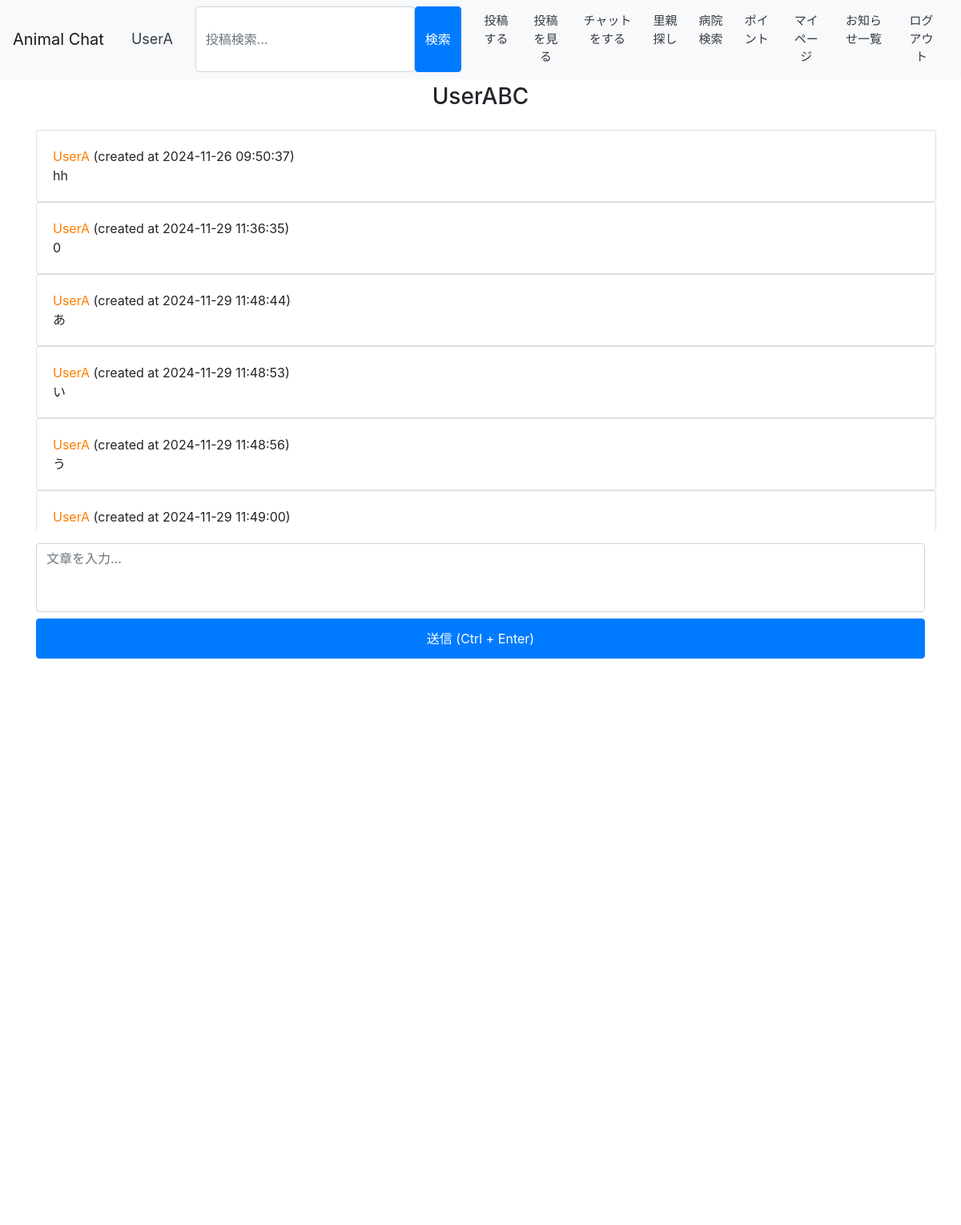
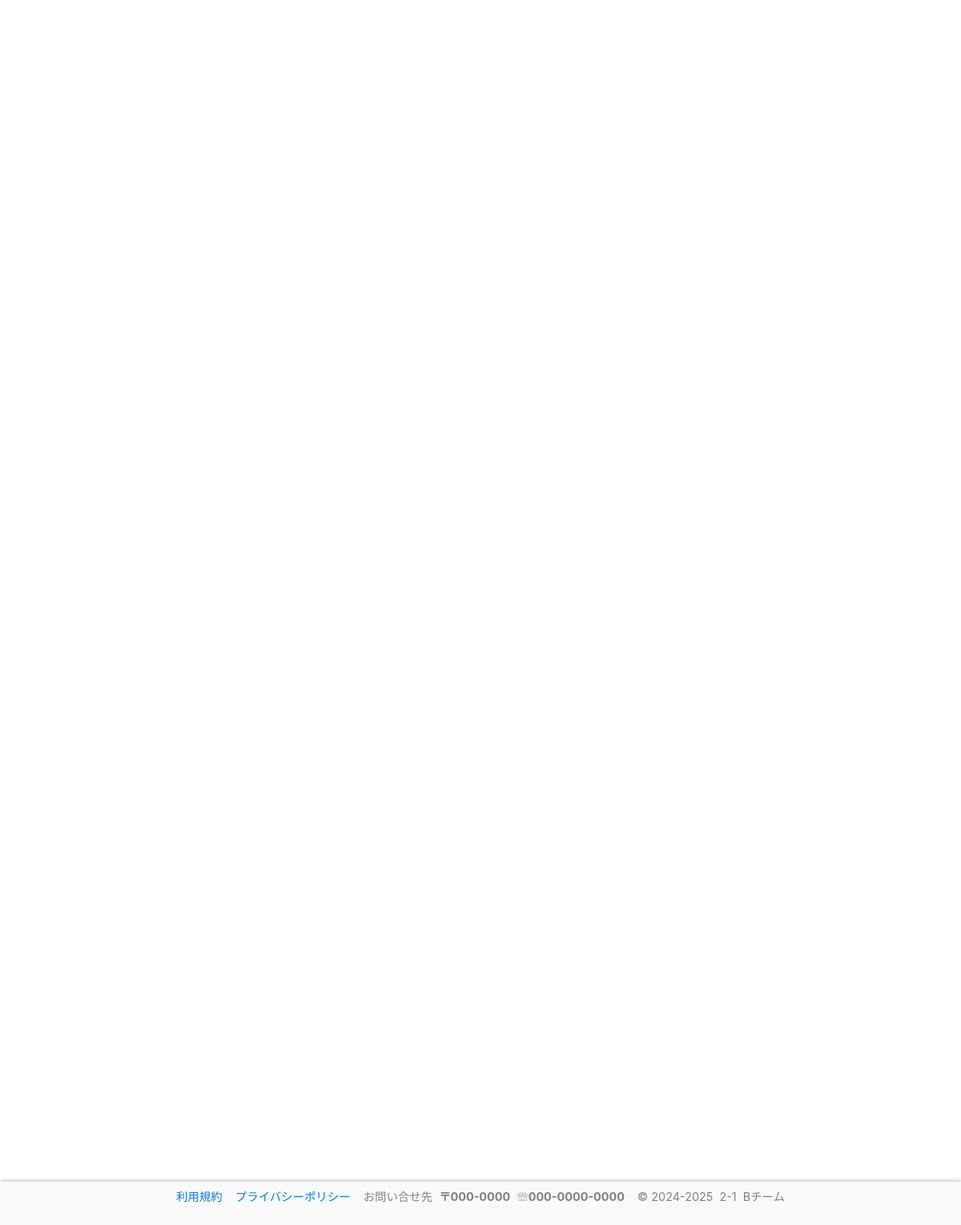
/chat/enter/room/9 (signed in), run on the app's committed database (2 pictures, top to bottom).
### accounts/models.py (models this page shows)
class User(AbstractBaseUser, PermissionsMixin):
    screen_name = models.CharField(
        gettext_lazy('アカウント名'),
        max_length=128,
        default='',
        blank=True,
        help_text=gettext_lazy('128文字以内で入力してください'),
    )
    email = models.EmailField(gettext_lazy('メールアドレス'), unique=True)
    is_staff = models.BooleanField(
        gettext_lazy('staff status'),
        default=False,
        help_text=gettext_lazy('Designates whether the user can log into this admin site.'),
    )
    is_active = models.BooleanField(
        gettext_lazy('active'),
        default=True,
        help_text=gettext_lazy(
            'Designates whether this user should be treated as active. Unselect this instead of deleting accounts.'
        ),
    )
    date_joined = models.DateTimeField(gettext_lazy('date joined'), default=timezone.now)
    objects = CustomUserManager()
    points = models.IntegerField(
        default=0,
        blank=True,
        null=True,
    )
    pt_give = models.IntegerField(
        default=0,
        blank=True,
        null=True,
    )
    pt_temp = models.IntegerField(
        default=0,
        blank=True,
        null=True,
    )
    icon = models.ImageField(
        upload_to='icon',
        verbose_name='画像',
        null=True,
        blank=True,
        default="icon/default.png",
    )
    profile = models.TextField(
        gettext_lazy('プロフィール'),
        max_length=200,
        null=True,
        default='',
        blank=True,
        help_text=gettext_lazy('200文字以内で入力してください'),
    )
    USERNAME_FIELD = 'email'
    REQUIRED_FIELDS = []
    class Meta:
        verbose_name = gettext_lazy('user')
        verbose_name_plural = gettext_lazy('users')
    def __str__(self):
        return self.__unicode__()
    def __unicode__(self):
        return self.screen_name or self.email

### chat/models.py (models this page shows, shortened)
class Room(models.Model):
    host = models.ForeignKey(User, on_delete=models.CASCADE)
    name = models.CharField(gettext_lazy('ルーム名'), max_length=64)
    description = models.TextField(gettext_lazy('説明文'), max_length=128)
    participants = models.ManyToManyField(User, related_name='rooms', verbose_name=gettext_lazy('参加者を選択'), blank=True)
    created_at = models.DateTimeField(gettext_lazy('Created time'), default=timezone.now)
    objects = RoomQueryset.as_manager()
    def __str__(self):
        return self.__unicode__()
    def __unicode__(self):
        return self.name
    def is_assigned(self, user=None):
        try:
            _ = self.participants.all().get(pk=user.pk)
            print(self.participants.all().get(pk=user.pk))
            return True
        except User.DoesNotExist:
            print(user)
            return self.host == user
        except Exception:
            print("false")
            return False

class Message(models.Model):
    room = models.ForeignKey(Room, on_delete=models.CASCADE, related_name='messages')
    owner = models.ForeignKey(User, on_delete=models.CASCADE, related_name='messages')
    content = models.TextField(gettext_lazy('Content'))
    created_at = models.DateTimeField(gettext_lazy('Created time'), default=timezone.now)
    objects = MessageManager()

### chat/views.py (the view)
# urls.py: path('enter/room/<int:pk>', views.EnterRoom.as_view(), name='enter_room'),
class EnterRoom(LoginRequiredMixin, OnlyAssignedUserMixin, DetailView):
    model = models.Room
    template_name = 'chat/chat_room.html'
    login_url = '/login/'
    context_object_name = 'room'

### chat/models.py (called while the page is built)
    def ordering(self, order='created_at'):
        return self.get_queryset().order_by(order)

### chat/views.py (called while the page is built)
    def test_func(self):
        room = self.get_object()
        return room.is_assigned(self.request.user)

### templates/chat/chat_room.html (shortened to what this page needs)
{% extends 'base.html' %}
{% load humanize %}
{% block content %}
<br>
<div class="row justify-content-center mt-3">
        <div style="height:auto;width:80%">
            <div class="row">
                <div style="width: 100%;text-align:center;">
                    <h3 class="h3">{{ room|stringformat:"s" }}</h3>
                </div>
            </div>
        </div>
</div>
<div class="row justify-content-center mt-3" style="width: 104%; height: 500px; overflow-y: scroll;" id="container">
    <div class="col-12">
        <div id="chat-log">
            {% for message in room.messages.ordering %}
            <div class="card">
                <div class="card-body">
                    <div class="row">
                        <div class="col-12">
                            {% if message.owner == user %}
                                <span class="card-username" style="color:#fd7e00;">
                                        {{ message.owner|stringformat:"s" }}
                                </span>
                            {% else %}
                                <span class="card-username"><a href="{% url 'accounts:user_detail' message.owner_id%}">{{ message.owner|stringformat:"s" }}</a></span>
                            {% endif %}
                            <time class="card-datetime" datetime="{{ message.created_at|date:'Y-m-d' }}">(created at {{ message.created_at|date:'Y-m-d H:i:s' }})</time>
                        </div>
                    </div>
                    <div class="row">
                        <div class="col-12 card-content">
                            {{ message.content|linebreaksbr }}
                        </div>
                    </div>
                </div>
            </div>
            {% endfor %}
        </div>
    </div>
</div>
<div class="row justify-content-center">
    <div class="col-12">
        <div class="row mt-3">
            <div class="col-12">
                <textarea placeholder="文章を入力..." id="chat-message-input" rows="3" class="form-control" style="resize: none;"></textarea>
            </div>
        </div>
        <div class="row mt-2">
            <div class="col-12">
                <button type="submit" id="submit-chat-message" class="btn btn-primary btn-block"style="height:50px;">送信 (Ctrl + Enter)</button>
            </div>
        </div>
    </div>
</div>
{% endblock %}

### templates/base.html (shortened to what this page needs)
<!doctype html>
<html lang="ja">
{% load static %}
<head>
    <link rel="stylesheet" href="https://cdn.jsdelivr.net/npm/bootstrap@4.6.0/dist/css/bootstrap.min.css"
>
    <link rel="stylesheet" href="https://cdn.jsdelivr.net/gh/gitbrent/bootstrap4-toggle@3.6.1/css/bootstrap4-toggle.min.css">
</head>
<header>
    <nav class="navbar navbar-expand-lg navbar-light bg-light">
            <a class="navbar-brand" href="{% url 'accounts:index' %}">Animal Chat</a>
        {% if user.is_authenticated %}
            <form method="get" action="{% url 'accounts:mypage' %}" >
                <button type="submit" class="btn btn-light text-dark me-2" style="font-size:18px;">
                    &nbsp{{ user|stringformat:"s" }}
                </button>
            </form>
        {% endif %}
        <div class="collapse navbar-collapse" id="navbarSupportedContent">
            <ul class="navbar-nav mr-auto">
                <br>
                <form method="get" action="{% url "post:posts_search" %}" class="col-12 col-lg-auto mb-2 mb-lg-0" role="search" style="display: flex;">
                    <input type="search" class="form-control" placeholder="投稿検索..." aria-label="Search" name="keyword" value="{{ request.GET.keyword }}" style="width:auto; height:auto;">
                    <input type="submit" value="検索" class="btn btn-primary ">
                </form>
                {% if user.is_authenticated %}
                    <form method="post" action="{% url 'post:posts' %}" >
                        <button type="submit" class="btn btn-light text-dark me-2" style=font-size:15px;>投稿する</button>
                    </form>
                    <form method="get" action="{% url 'post:posts_search' %}" >
                        <button type="submit" class="btn btn-light text-dark me-2" style=font-size:15px; style=font-size:15px;>投稿を見る</button>
                    </form>
                    <form method="get" action="{% url 'chat:index' %}" >
                        <button type="submit" class="btn btn-light text-dark me-2" style=font-size:15px;>チャットをする</button>
                    </form>
                    <form method="get" action="{% url 'accounts:adopt' %}" >
                        <button type="submit" class="btn btn-light text-dark me-2" style=font-size:15px;>里親探し</button>
                    </form>
                    <form method="get" action="{% url 'contents:hospital_list' %}" >
                        <button type="submit" class="btn btn-light text-dark me-2" style=font-size:15px;>病院検索</button>
                    </form>
                    <form method="get" action="{% url 'accounts:points' %}" >
                        <button type="submit" class="btn btn-light text-dark me-2" style=font-size:15px;>ポイント</button>
                    </form>
                    <form method="get" action="{% url 'accounts:mypage' %}" >
                        <button type="submit" class="btn btn-light text-dark me-2" style=font-size:15px;>マイページ</button>
                    </form>
                    <form method="get" action="{% url 'contents:notice_l' %}" >
                        <button type="submit" class="btn btn-light text-dark me-2" style=font-size:15px;>お知らせ一覧</button>
                    </form>
                    <form method="get" action="{% url 'accounts:logoutchk' %}">
                        <button type="submit" class="btn btn-light text-dark me-2" style=font-size:15px;>ログアウト</button>
                    </form>
                {% else %}
                    <form method="post" action="{% url 'accounts:login' %}">
                        {% csrf_token %}
                        <button type="submit" class="btn btn-light text-dark me-2" style=font-size:15px;>ログイン</button>
                    </form>
                {% endif %}
            </ul>
        </div>
    </nav>
</header>
    <body>
    <div class="container mt-3">
        <br>
        <br>
        {% block content %}{% endblock %}
        <p style="height:200px;">&nbsp</p>
    </div>
    </body>
</body>
    <footer>
        <nav class="navbar navbar-expand-lg navbar-light bg-light" id="footer_js">
            <div class=" navbar-collapse" id="navbarSupportedContent" style="text-align:center;">
                <ul class="navbar-nav mr-auto" style="margin: auto;">
                    <li><a href="{% url 'contents:terms' %}">利用規約</a>&nbsp&nbsp&nbsp&nbsp<a href="{% url 'contents:privacy_policy' %}">プライバシーポリシー</a></li>
                    <li>
                        <div class="contact">
                            <p>お問い合せ先&nbsp&nbsp<b>〒000-0000</b>&nbsp&nbsp☏<b>000-0000-0000</b></p>
                        </div>
                    </li>
                    <li>
                        <div class="copyright" >
                            <p>© 2024-2025&nbsp&nbsp2-1&nbsp&nbspBチーム</p>
                        </div>
                    </li>
                </ul>
            </div>
        </nav>
    </footer>
</html>

### templates/base.html (style rules this page uses)
header { position: fixed; top: 0; left: 0; width: 100%; z-index:1; background-color: #333; color: #fff; justify-content: space-between; align-items: center; flex-wrap: nowrap; box-shadow: 0 -2px 4px rgba(0, 0, 0, 0.2); font-size: 0.9em; }
footer { position: fixed; bottom: 0; left:0; width: 100%; z-index:1; color: #808080; justify-content: space-between; align-items: center; flex-wrap: nowrap; box-shadow: 0 -2px 4px rgba(0, 0, 0, 0.2); font-size: 0.9em; }

### data on the page
User: screen_name "UserA"
Room: name "UserABC"
Message: owner "UserA", created_at "2024-11-26 09:50:37", content "hh"
Message: owner "UserA", created_at "2024-11-29 11:36:35", content "0"
Message: owner "UserA", created_at "2024-11-29 11:48:44", content "あ"
Message: owner "UserA", created_at "2024-11-29 11:48:53", content "い"
Message: owner "UserA", created_at "2024-11-29 11:48:56", content "う"
Message: owner "UserA", created_at "2024-11-29 11:49:00"
